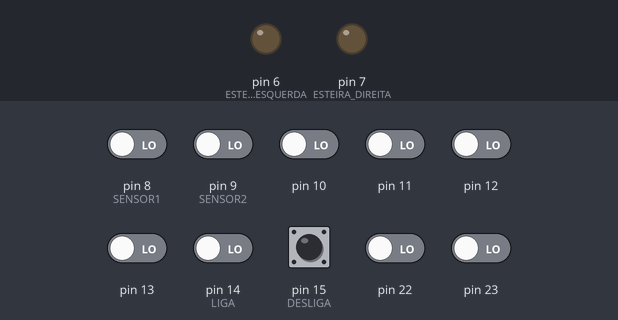
This sketch was run on a simulated Arduino Uno, built with avr-gcc and run on an emulated ATmega328P. Shown: output pins drawn as LEDs (lit = HIGH). Inputs (shaded band) come from the test bench; at power-on: pin 15 (DESLIGA) HIGH, pin 8 (SENSOR1), pin 9 (SENSOR2), pin 10–13, pin 14 (LIGA), pin 22, pin 23 LOW.

Above: at 5.0 s.
5.1 s: pin 14 (LIGA) driven HIGH
At 5.8 s:
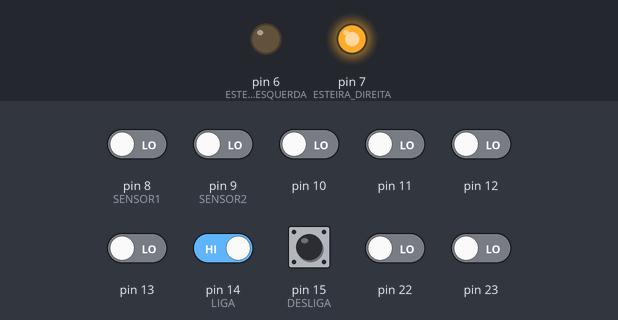
6.6 s: pin 8 (SENSOR1) driven HIGH
At 7.0 s:
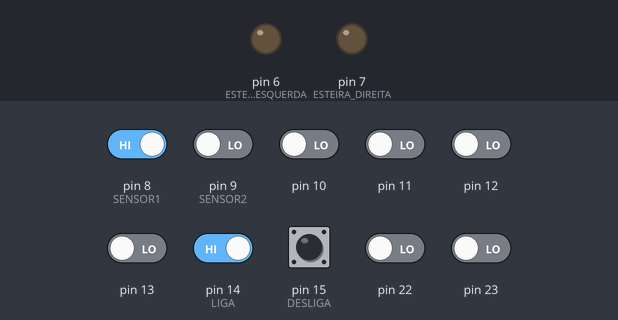
8.1 s: pin 9 (SENSOR2) driven HIGH
At 16.9 s:
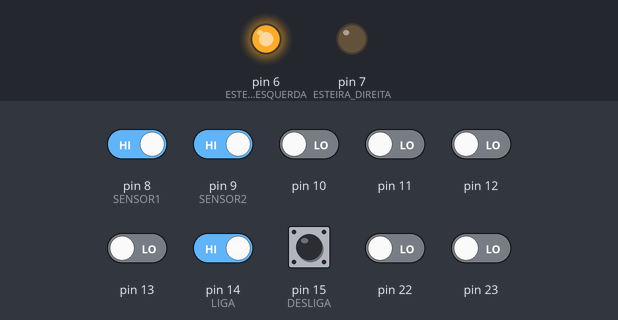
Timing chart, 0 to 18.0 s (numbered marks = the images above; inputs shaded):
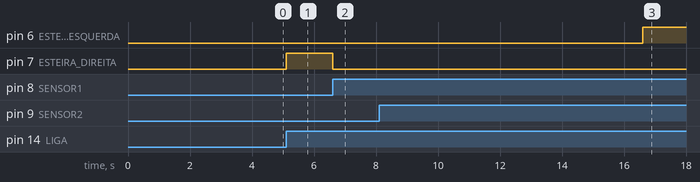

The sketch:

ex_5_relatorio_3.ino
```cpp
#define ESTEIRA_DIREITA (1 << PD7)
#define ESTEIRA_ESQUERDA (1 << PD6)
#define LIGA (1 << PC0)
#define DESLIGA (1 << PC1)
#define SENSOR1 (1 << PB0)
#define SENSOR2 (1 << PB1)

short int sensor_1_ativado = 0;
short int sensor_2_ativado = 0;

int cont = 0;

int main() {
    DDRD = (ESTEIRA_DIREITA + ESTEIRA_ESQUERDA);
    PORTD &= ~(ESTEIRA_DIREITA + ESTEIRA_ESQUERDA);

    PCICR = (1 << PCIE0) + (1 << PCIE1);
    PCMSK0 = (SENSOR1 + SENSOR2);
    PCMSK1 = (LIGA + DESLIGA);

    PORTC = DESLIGA;

    // Timers
    TCCR0A = (1 << WGM01) + (0 << WGM00);
    TCCR0B = (1 << CS01) + (1 << CS00); // Pre-Scaler 64
    OCR0A = 199;
    TIMSK0 = (1 << OCIE0A);

    sei();

    for(;;) {
    }
}

ISR(TIMER0_COMPA_vect) {
    if(sensor_1_ativado) {
        PORTD &= ~(ESTEIRA_DIREITA);
        cont++;
        if(cont == 6875) {
            cont = 0;
            PORTD |= ESTEIRA_ESQUERDA;
            sensor_1_ativado = 0;
        }
    }

    if(sensor_2_ativado) {
        PORTD &= ~(ESTEIRA_ESQUERDA);
        cont++;
        if(cont == 9375) {
            cont = 0;
            PORTD |= ESTEIRA_DIREITA;
            sensor_2_ativado = 0;
        }
    }
}

ISR(PCINT0_vect) {
    short int s1, s2;
    s1 = PINB & SENSOR1;
    s2 = PINB & SENSOR2;

    if(s1 == SENSOR1) {
        sensor_1_ativado = 1;
    }

    if(s2 == SENSOR2) {
        sensor_2_ativado = 1;
    }
}

ISR(PCINT1_vect) {
    short int liga, desliga;
    liga = PINC & LIGA;
    desliga = PINC & DESLIGA;

    if(desliga == 0) {
        PORTD &= ~(ESTEIRA_DIREITA + ESTEIRA_ESQUERDA);
    }

    if(liga == LIGA) {
        PORTD |= ESTEIRA_DIREITA;
    }
}
```

Measured:
- after the input at 5.1 s, pin 7 (ESTEIRA_DIREITA): LOW → HIGH at once
- after the input at 6.6 s, pin 7 (ESTEIRA_DIREITA): HIGH → LOW at once
- after the input at 8.1 s, pin 6 (ESTEIRA_ESQUERDA): LOW → HIGH after 8.5 s instead of 4.0 s
